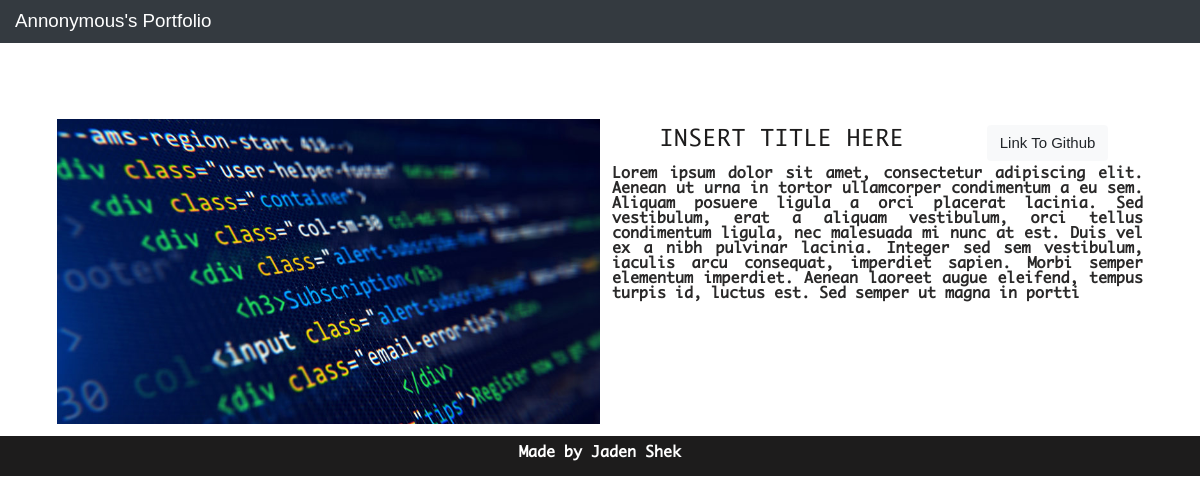
Before: /projects/1 with the older database file.
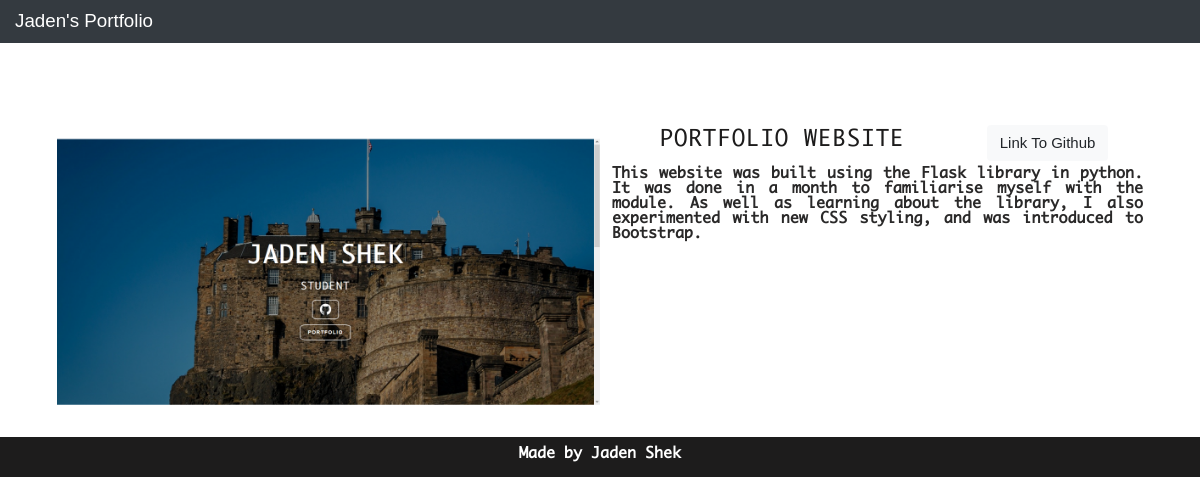
After: the same page with the newer database file.
### portfolio_app/models.py (models this page shows, shortened)
class User(UserMixin,db.Model):
    __tablename__ = 'users'
    id = db.Column(db.Integer, primary_key=True)
    username = db.Column(db.String(64), index=True, unique=True)
    password_hash = db.Column(db.String(128))
    alias = db.Column(db.String(50))
    profile_pic=db.Column(db.String(128),default='default.png')
    roles = db.relationship('Roles', secondary=user_roles, backref = db.backref("user_roles", lazy=True))

class Portfolio(db.Model):
    __tablename__ = 'portfolio'
    id = db.Column(db.Integer, primary_key=True)
    title = db.Column(db.String(64), index=True, unique=True)
    description = db.Column(db.String(2000), index=True)
    github_link = db.Column(db.String(64), index=True, unique=True)
    author = db.Column(db.Integer, db.ForeignKey('users.id'))
    tags = db.relationship('Portfolio_tags', secondary=project_tags, backref = db.backref("project_tags", lazy=True))
    thumbnails = db.relationship("Portfolio_Media", backref="media", lazy='dynamic')

class Portfolio_Media(db.Model):
    id = db.Column(db.Integer, primary_key=True)
    thumbnail = db.Column(db.String(64), index=True, unique=True, nullable=True)
    project_id = db.Column(db.Integer, db.ForeignKey('portfolio.id'))

### portfolio_app/users/routes.py (the view)
@users.route('/projects/<int:project_id>')
def project(project_id):
    project = Portfolio.query.get_or_404(project_id)
    my_projects = get_projects(project)
    user = User.query.first()
    print(project.thumbnails)
    return render_template('project.html', title=project.title, project = my_projects,user=user)

### portfolio_app/app_functions/info.py (called while the page is built, shortened)
def get_projects(projects):
    thumbnails = [media for media in projects.thumbnails]
    return Project(projects.id,projects.title,projects.description,projects.github_link,thumbnails,projects.author)

### portfolio_app/templates/project.html (shortened to what this page needs)
{% extends 'layout.html' %}
{% from "macros.html" import display_project with context %}
{% block content %}
<section id='my_projects' class = 'container'>
    <div class = 'anchor_grid'>
        <a id = "projects" class='nav-skip' href = '' height='5vh'></a>
        <div class="content" style='width:100%'>
            {{display_project(project)}}
        </div>
    </div>
</section>
{% endblock content %}

### portfolio_app/templates/layout.html (shortened to what this page needs)
<!DOCTYPE html>
<html lang="en">
<head>
    <link rel="stylesheet" href="https://stackpath.bootstrapcdn.com/bootstrap/4.5.2/css/bootstrap.min.css">
    <link rel="stylesheet" href="https://maxcdn.bootstrapcdn.com/bootstrap/4.0.0/css/bootstrap.min.css">
    <link rel="stylesheet" href="{{url_for('static', filename = 'css/styles.css')}}">
  </head>
  <body data-spy="scroll" data-target=".navbar-custom" data-offset="0">
    <nav class="navbar sticky-top navbar-custom navbar-expand-lg navbar-dark bg-dark">
      <a class="navbar-brand" href="{{ url_for('main.index') }}">{{ user.alias.split()[0] }}'s Portfolio</a>
    </nav>
    {%block content%}{% endblock %}
  </body>
  <footer>
    <div class="container">
          <p>Made by Jaden Shek</p>
    </div>
  </footer>
  </html>

### portfolio_app/templates/macros.html (shortened to what this page needs)
{% macro display_project(project) %}
<div class="work row">
    <div class="image">
        {% if project.thumbnails %}
            {% if (project.thumbnails)|count > 1 %}
            <div class="carousel slide" data-ride="carousel">
                <div class="carousel-inner">
                <div class="carousel-item active image_item" data-interval='5000'>
                    <img src="{{ url_for('static', filename='thumbnails/'+project.thumbnails[0].thumbnail) }}" alt="Work image">
                </div>
                </div>
            </div>
            {% else %}
            <img src="{{ url_for('static', filename='thumbnails/'+project.thumbnails[0].thumbnail) }}" alt="Work image" width='100%' height='auto'>
            {% endif %}
        {% else %}
        <img src="{{ url_for('static', filename='thumbnails/default.jpg') }}" alt="Work image" width='100%' height='auto'>
        {% endif %}
    </div>
    <div class="work_content">
        <div class='work_heading'>
            <a class='btn btn-heading' href="{{url_for('users.project',project_id=project.id)}}"><h4>{{project.title}}</h4></a>
            <a class='btn btn-light' href="{{project.github_link}}">Link To Github</a>
        </div>
        <p>{{project.description}}</p>
    </div>
</div>
{% endmacro %}

Changed rows visible on the page:
changed User: alias "Annonymous" → "Jaden"
added Portfolio_Media: thumbnail (picture)
changed Portfolio: title "INSERT TITLE HERE" → "PORTFOLIO WEBSITE"; description "Lorem ipsum dolor sit amet, consectetur adipiscing elit. Aenean ut urna in tortor ullamcorper condimentum a eu sem. Aliquam posuere ligula a orci placerat lacinia. Sed vestibulum, erat a aliquam vestibulum, orci tellus condimentum ligula, nec malesuada mi nunc at est. Duis vel ex a nibh pulvinar lacinia. Integer sed sem vestibulum, iaculis arcu consequat, imperdiet sapien. Morbi semper elementum imperdiet. Aenean laoreet augue eleifend, tempus turpis id, luctus est. Sed semper ut magna in portti" → "This website was built using the Flask library in python. It was done in a month to familiarise myself with the module. As well as learning about the library, I also experimented with new CSS styling, and was introduced to Bootstrap."
